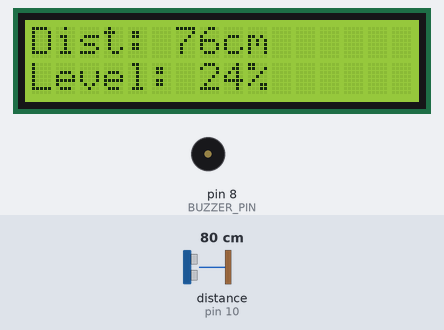
This sketch was run on a simulated Arduino Uno, built with avr-gcc and run on an emulated ATmega328P. Parts: 16×2 character LCD, buzzer (waves = sounding, pin HIGH). Wiring (inferred from the names in the program): ultrasonic range finder: trigger pin 9; echo pin 10. The inputs (shaded band) are chosen by the test bench; at power-on: distance to the obstacle (sensor on pin 10) 80 cm. The echo pulse lasts 58.3 µs per cm; pins used as bus, display or sensor lines are not drawn; what the sketch prints to the serial monitor is not drawn.

Above: at 3.2 s.
3.3 s: distance to the obstacle (sensor on pin 10) set to 26 cm
At 4.5 s:
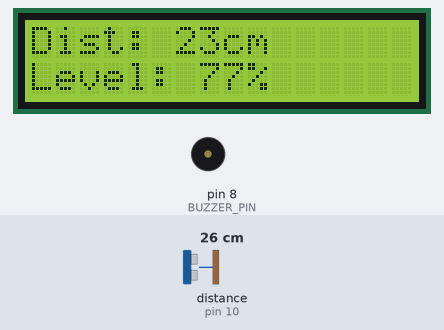
5.1 s: distance to the obstacle (sensor on pin 10) set to 20 cm
At 7.0 s:
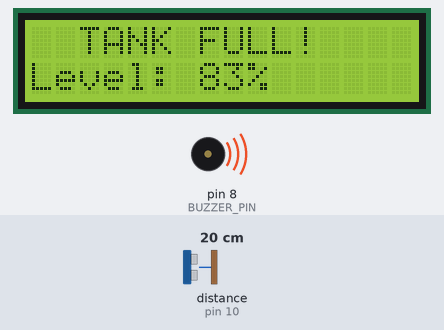
7.7 s: distance to the obstacle (sensor on pin 10) set to 5 cm
At 9.2 s:
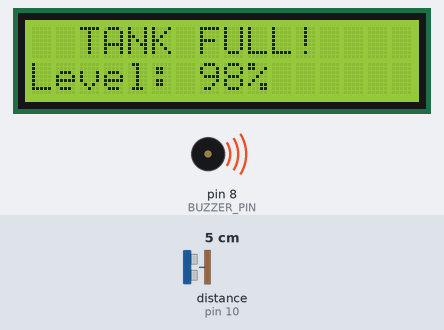
10.3 s: distance to the obstacle (sensor on pin 10) set to 2 cm
At 12.5 s:
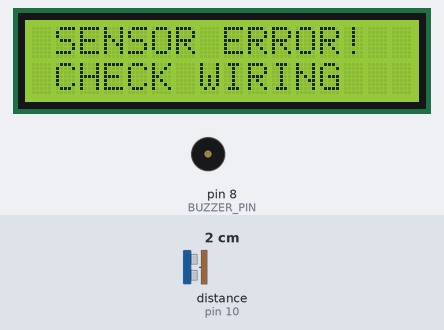
Timing chart, 0 to 13.9 s (numbered marks = the images above; inputs shaded):
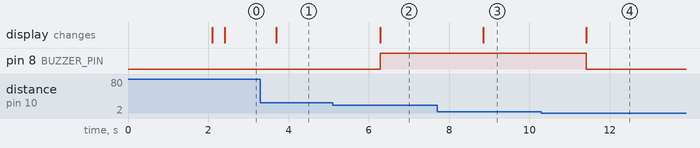

Measured:
- the behaviour switches between 24 and 23 cm on distance to the obstacle (sensor on pin 10) (found by bisection; images 1 and 2)
- the behaviour switches between 4 and 3 cm on distance to the obstacle (sensor on pin 10) (found by bisection; images 3 and 4)
- after the input at 3.3 s, the display: changes after 0.40 s (image 1)
- after the input at 5.1 s, pin 8 (BUZZER_PIN): LOW → HIGH after 1.2 s; the display: changes after 1.2 s (image 2)
- after the input at 7.7 s, the display: changes after 1.2 s (image 3)
- after the input at 10.3 s, pin 8 (BUZZER_PIN): HIGH → LOW after 1.1 s; the display: changes after 1.1 s (image 4)

The sketch:

water_level_monitor.ino
```cpp
#include <Wire.h>
#include <LiquidCrystal_I2C.h>

/*
 * Real-Time Water Level Monitoring System
 * ---------------------------------------
 * Hardware:
 * - Arduino Uno
 * - HC-SR04 Ultrasonic Sensor
 * - I2C LCD 16x2 (Address 0x27 or 0x3F)
 * - Buzzer
 *
 * Connections:
 * - Trig: D9, Echo: D10
 * - Buzzer: D8
 * - LCD: SDA(A4), SCL(A5)
 */

// Initialize LCD (Address, Columns, Rows)
LiquidCrystal_I2C lcd(0x27, 16, 2);

// Pin Definitions
#define TRIG_PIN 9
#define ECHO_PIN 10
#define BUZZER_PIN 8

// Configuration Parameters
const int tankHeight = 100;   // Maximum tank height in cm
const int threshold = 80;     // Alert threshold in percentage (%)
const int offset = 2;         // Calibration offset in cm

// --- Ultrasonic Sensor Functions ---

/**
 * Gets a single raw distance reading from the ultrasonic sensor.
 * @return distance in cm, or -1 if timeout occurred.
 */
long getDistanceRaw() {
  digitalWrite(TRIG_PIN, LOW);
  delayMicroseconds(3);

  digitalWrite(TRIG_PIN, HIGH);
  delayMicroseconds(10);
  digitalWrite(TRIG_PIN, LOW);

  // pulseIn returns duration in microseconds
  long duration = pulseIn(ECHO_PIN, HIGH, 30000); // 30ms timeout

  if (duration == 0) return -1; // No echo received

  // distance = (time * speed of sound) / 2
  // speed of sound = 0.034 cm/us
  long distance = (duration * 0.034) / 2;
  return distance;
}

/**
 * Gets a filtered distance reading by averaging multiple samples.
 * @return averaged distance in cm, or -1 if all readings failed.
 */
long getDistanceFiltered() {
  long readings[5];
  int validCount = 0;

  for (int i = 0; i < 5; i++) {
    long d = getDistanceRaw();
    if (d > 2 && d < 400) { // Valid range for HC-SR04
      readings[validCount++] = d;
    }
    delay(50);
  }

  if (validCount == 0) return -1;

  long sum = 0;
  for (int i = 0; i < validCount; i++) {
    sum += readings[i];
  }

  return sum / validCount;
}

// --- Setup ---

void setup() {
  // Initialize Serial for debugging
  Serial.begin(9600);
  Serial.println(F("Water Level Monitor Starting..."));

  // Initialize Pins
  pinMode(TRIG_PIN, OUTPUT);
  pinMode(ECHO_PIN, INPUT);
  pinMode(BUZZER_PIN, OUTPUT);

  // Initialize LCD
  lcd.init();
  lcd.backlight();

  // Initial Splash Screen
  lcd.setCursor(0, 0);
  lcd.print(F(" WATER MONITOR "));
  lcd.setCursor(0, 1);
  lcd.print(F("   INITIALIZING  "));
  delay(2000);
  lcd.clear();
}

// --- Main Loop ---

void loop() {
  long distance = getDistanceFiltered();

  if (distance == -1) {
    // Sensor error handling
    lcd.setCursor(0, 0);
    lcd.print(F(" SENSOR ERROR!  "));
    lcd.setCursor(0, 1);
    lcd.print(F(" CHECK WIRING   "));

    Serial.println(F("❌ Sensor error detected."));
    digitalWrite(BUZZER_PIN, LOW);
    delay(2000);
    return;
  }

  // Apply calibration offset
  distance = distance - offset;
  if (distance < 0) distance = 0;
  if (distance > tankHeight) distance = tankHeight;

  // Calculate Water Level Percentage
  // Formula: level (%) = ((tankHeight - distance) / tankHeight) * 100
  int waterLevel = ((tankHeight - distance) * 100) / tankHeight;

  // Update Display & Serial
  if (waterLevel >= threshold) {
    // Tank Full Alert
    lcd.setCursor(0, 0);
    lcd.print(F("  TANK FULL!    "));
    lcd.setCursor(0, 1);
    lcd.print(F("Level: "));
    lcd.print(waterLevel);
    lcd.print(F("%     "));

    digitalWrite(BUZZER_PIN, HIGH);

    Serial.print(F("⚠️ ALERT: Tank Full ("));
    Serial.print(waterLevel);
    Serial.println(F("%)"));
  } else {
    // Normal Monitoring
    digitalWrite(BUZZER_PIN, LOW);

    lcd.setCursor(0, 0);
    lcd.print(F("Dist: "));
    lcd.print(distance);
    lcd.print(F("cm      "));

    lcd.setCursor(0, 1);
    lcd.print(F("Level: "));
    lcd.print(waterLevel);
    lcd.print(F("%      "));

    Serial.print(F("Distance: "));
    Serial.print(distance);
    Serial.print(F(" cm | Level: "));
    Serial.print(waterLevel);
    Serial.println(F(" %"));
  }

  delay(1000); // 1 second delay between updates
}
```
